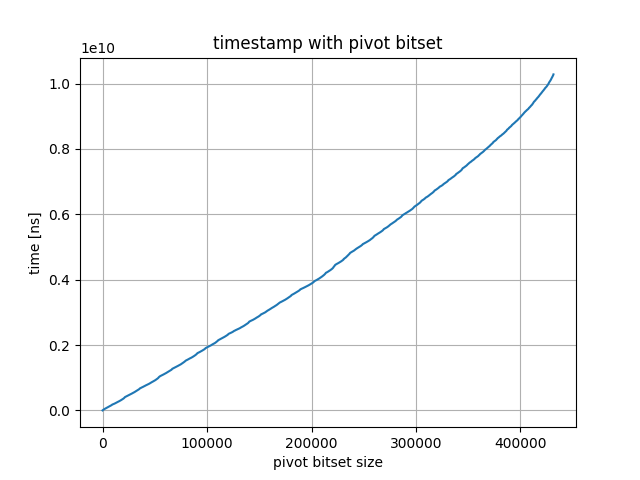

Write the Python code that produced this figure.
import matplotlib.pyplot as plt
import numpy as np
from pathlib import Path

DIR = Path(__file__).resolve().parent

# timestamp_with_pivot_bitset.txtを読み取り、グラフを作成する
# 作成したグラフはbench_result/simple_bench/plot_timestamp.pngに保存される

# ファイルを読み取り、データを取得する
with open(DIR / 'timestamp_with_pivot_bitset.txt', 'r') as f:
    lines = f.readlines()
    lines = [line.strip() for line in lines]
    lines = [line.split() for line in lines]
    lines = [[int(line[0]), int(line[1])] for line in lines]

# データをグラフにプロットする
x = [line[0] for line in lines]
y = [line[1] for line in lines]
plt.plot(x, y)

# グラフのタイトル、軸ラベルを設定する
plt.title('timestamp with pivot bitset')
plt.xlabel('pivot bitset size')
plt.ylabel('time [ns]')
plt.grid(True)

# グラフを表示する
plt.show()

# グラフを保存する
plt.savefig('plot_timestamp.png')
